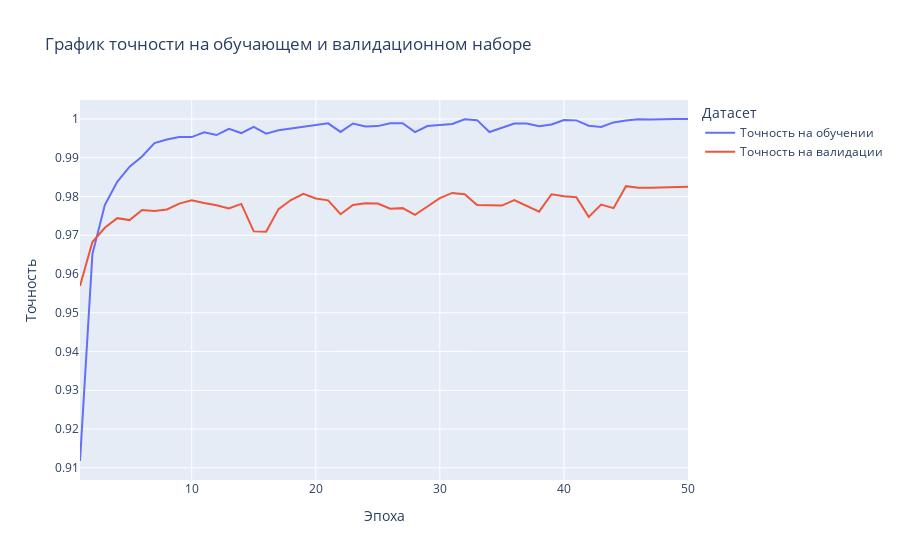

Notebook cell for this chart:
### Code cell
# Подготовка данных для графика точности
accuracy_data = pd.DataFrame({
    'Эпоха': range(1, len(history.history['accuracy']) + 1),
    'Точность на обучении': history.history['accuracy'],
    'Точность на валидации': history.history['val_accuracy']
})

# Построение 
fig_accuracy = px.line(accuracy_data, x='Эпоха', y=['Точность на обучении', 'Точность на валидации'],
                       labels={'value': 'Точность', 'variable': 'Датасет'},
                       title='График точности на обучающем и валидационном наборе')

# Показать график
fig_accuracy.show()

### Figure 1 — Plotly figure (JSON) as saved in the notebook; plotly's stock layout.template omitted (floating-point values rounded to 4 significant figures)
{"data": [{"hovertemplate": "Датасет=Точность на обучении<br>Эпоха=%{x}<br>Точность=%{y}<extra></extra>", "legendgroup": "Точность на обучении", "line": {"color": "#636efa", "dash": "solid"}, "marker": {"symbol": "circle"}, "mode": "lines", "name": "Точность на обучении", "orientation": "v", "showlegend": true, "type": "scatter", "x": [1, 2, 3, 4, 5, 6, 7, 8, 9, 10, 11, 12, 13, 14, 15, 16, 17, 18, 19, 20, 21, 22, 23, 24, 25, 26, 27, 28, 29, 30, 31, 32, 33, 34, 35, 36, 37, 38, 39, 40, 41, 42, 43, 44, 45, 46, 47, 48, 49, 50], "xaxis": "x", "y": [0.9118, 0.9651, 0.9778, 0.9838, 0.9877, 0.9903, 0.9938, 0.9947, 0.9954, 0.9953, 0.9966, 0.9959, 0.9975, 0.9964, 0.998, 0.9962, 0.9971, 0.9975, 0.9979, 0.9984, 0.9989, 0.9967, 0.9988, 0.9981, 0.9982, 0.9989, 0.9989, 0.9966, 0.9982, 0.9984, 0.9987, 0.9999, 0.9997, 0.9966, 0.9977, 0.9988, 0.9988, 0.9981, 0.9986, 0.9998, 0.9996, 0.9983, 0.9979, 0.9991, 0.9996, 0.9999, 0.9999, 1, 1, 1], "yaxis": "y"}, {"hovertemplate": "Датасет=Точность на валидации<br>Эпоха=%{x}<br>Точность=%{y}<extra></extra>", "legendgroup": "Точность на валидации", "line": {"color": "#EF553B", "dash": "solid"}, "marker": {"symbol": "circle"}, "mode": "lines", "name": "Точность на валидации", "orientation": "v", "showlegend": true, "type": "scatter", "x": [1, 2, 3, 4, 5, 6, 7, 8, 9, 10, 11, 12, 13, 14, 15, 16, 17, 18, 19, 20, 21, 22, 23, 24, 25, 26, 27, 28, 29, 30, 31, 32, 33, 34, 35, 36, 37, 38, 39, 40, 41, 42, 43, 44, 45, 46, 47, 48, 49, 50], "xaxis": "x", "y": [0.9569, 0.9682, 0.9719, 0.9744, 0.9739, 0.9765, 0.9762, 0.9767, 0.9782, 0.979, 0.9783, 0.9778, 0.9769, 0.9781, 0.971, 0.9709, 0.9768, 0.9791, 0.9807, 0.9795, 0.979, 0.9754, 0.9778, 0.9783, 0.9782, 0.9768, 0.977, 0.9753, 0.9774, 0.9796, 0.9809, 0.9806, 0.9778, 0.9778, 0.9777, 0.9791, 0.9777, 0.9761, 0.9806, 0.9801, 0.9798, 0.9747, 0.9779, 0.977, 0.9827, 0.9822, 0.9822, 0.9823, 0.9825, 0.9825], "yaxis": "y"}], "layout": {"legend": {"title": {"text": "Датасет"}, "tracegroupgap": 0}, "title": {"text": "График точности на обучающем и валидационном наборе"}, "xaxis": {"anchor": "y", "domain": [0, 1], "title": {"text": "Эпоха"}}, "yaxis": {"anchor": "x", "domain": [0, 1], "title": {"text": "Точность"}}}}
